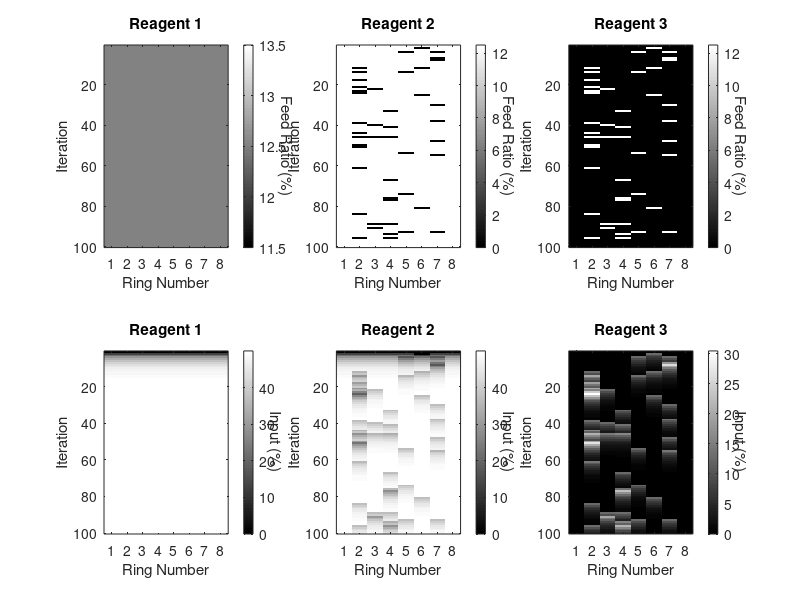

This chart was generated by the following MATLAB code:
clear all
close all
%% initialize

numIter=100; % number of iterations
numRings=8; % number of reactors
numReagents=3; % number of reagents

feedRatio=zeros(numIter,numRings,numReagents); % feed ratio for each step and reactor and reagent
input=zeros(numIter,numRings,numReagents); % input kinetics

RR=25; % total refresh ratio for each step

reagentPorts=[3,5,8]; % ports with reagents
waterPort=9;
reagentLogic=[0,-1,1]; % 0: no input, 1: periodic input, -1: anti-input to fill volume

ringInPeriod=[0,8,12,16,20,24,16,0];

%% generate feed matrix
for i=1:numIter
    for r=1:numRings
        try
                isIN=randi(ringInPeriod(r));
        catch
            isIN=0;
        end
        
        for s=1:numReagents
            
            if reagentLogic(s)==1 && isIN==1
                feedRatio(i,r,s)=RR/2;
            elseif reagentLogic(s)==-1 && ~(isIN==1)
                feedRatio(i,r,s)=RR/2;
            elseif reagentLogic(s)==0
                feedRatio(i,r,s)=RR/2;
            end
        end
    end
end

%% forward compute input kinetics
updateRule=@(RR,n,feed) (100-RR)/100*n + feed/100;
for i=2:numIter
    for r=1:numRings
        for s=1:numReagents
            input(i,r,s)=updateRule(RR,input(i-1,r,s),feedRatio(i,r,s));
        end
    end
end

%% plot feed matrix
colormap('gray')
figure(1)
for s=1:numReagents
    subplot(2,numReagents,s)
    imagesc(squeeze(feedRatio(:,:,s)))
    title(sprintf('Reagent %d',s))
    xticks(1:numRings)
    xlabel('Ring Number')
    ylabel('Iteration')
    hcb=colorbar;
    ylabel(hcb,'Feed Ratio (%)','Rotation',270)
end


for s=1:numReagents
    subplot(2,numReagents,s+numReagents)
    imagesc(squeeze(input(:,:,s))*100)
    title(sprintf('Reagent %d',s))
    xticks(1:numRings)
    xlabel('Ring Number')
    ylabel('Iteration')
    hcb=colorbar;
    ylabel(hcb,'Input (%)','Rotation',270)
end


%% feed matrix into xml
iterationStart=@(xml,id,iterations) [xml,...
    sprintf('<IterationStart>\n<ID>%d</ID>\n<Iterations>%d</Iterations>\n</IterationStart>\n',id,iterations)];
iterationEnd=@(xml,id) [xml,sprintf('<IterationEnd>%d</IterationEnd>\n',id)];
feed=@(xml,ratio,ring) [xml,...
    sprintf('<Feed>\n<Ratio>%.1f</Ratio>\n<Ring>%d</Ring>\n</Feed>\n',ratio,ring)];
flushFeed=@(xml,port,cycles) [xml,...
    sprintf('<FlushFeed>\n<ReagentNr>%d</ReagentNr>\n<Cycles>%d</Cycles>\n</FlushFeed>\n',port,cycles)];
changeReagent=@(xml,duration,reagentNr) [xml,...
    sprintf('<ChangeReagent>\n<Duration>'),duration,sprintf('</Duration>\n<ReagentNr>%d</ReagentNr>\n</ChangeReagent>\n',reagentNr)];
mix=@(xml,duration) [xml,'<Mix>',duration,sprintf('</Mix>\n')];
acquire=@(xml) [xml,sprintf('<Acquire/>\n')];
incubate=@(xml,duration) [xml,'<Incubate>',duration,sprintf('</Incubate>\n')];

xml=[];

for i=1:numIter
    xml=iterationStart(xml,i,1);
    %reagents
    for s=1:numReagents
        if sum(feedRatio(i,:,s))
            xml=flushFeed(xml,reagentPorts(s),100);
            %rings
            for r=1:numRings
                if feedRatio(i,r,s)
                    xml=feed(xml,feedRatio(i,r,s),r);
                end
            end
        end
    end
    %mix and acquire
    xml=incubate(xml,'00:00:01');
    xml=changeReagent(xml,'00:00:30',waterPort);
    xml=mix(xml,'00:05:00');
    xml=incubate(xml,'00:00:01');
    xml=acquire(xml);
    xml=incubate(xml,'00:00:01');
    xml=iterationEnd(xml,i);
end

fid = fopen('210715_continuous.xml','wt');
fprintf(fid, xml);
fclose(fid);
'finished'

